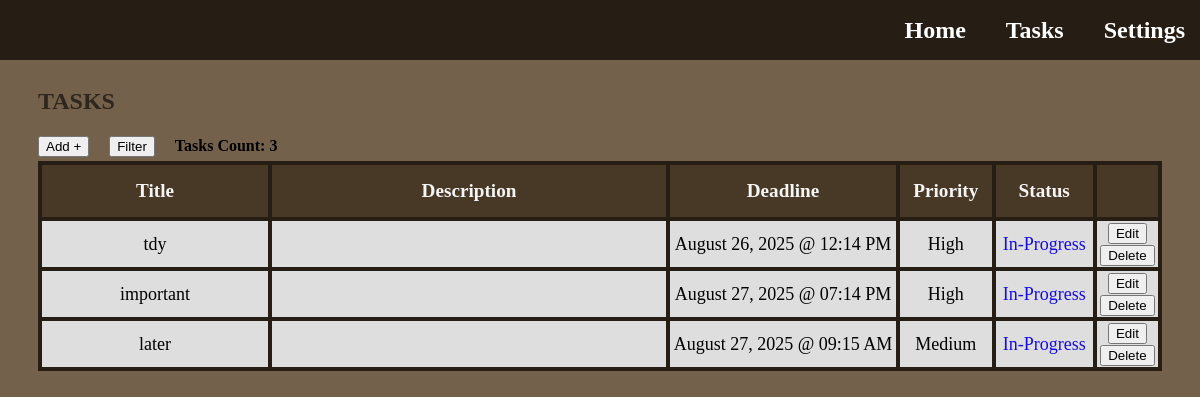
/tasks (signed in), run on an earlier commit of the app's database.
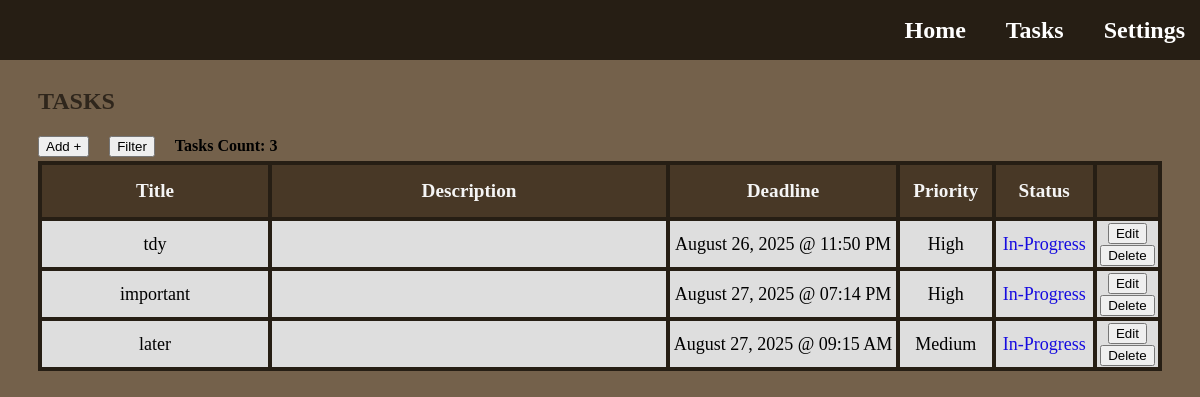
And on a later commit of the database.
### app.py (models this page shows)
class Task(db.Model):
    id = db.Column(db.Integer, primary_key=True)
    title = db.Column(db.String(128), nullable=False)
    description = db.Column(db.Text, nullable=True)
    priority = db.Column(db.String(50), nullable=False)
    deadline = db.Column(db.DateTime, nullable=True)
    status = db.Column(db.String(50), nullable=False, default='In-Progress')
    set_today_reminder = db.Column(db.Boolean, nullable=False, default=True)
    set_tomorrow_reminder = db.Column(db.Boolean, nullable=False, default=True)
    user_id = db.Column(db.Integer, db.ForeignKey('user.id'), nullable=False)
    user = db.relationship('User', backref=db.backref('tasks', lazy=True))

### app.py (the view, shortened to what this page needs)
@app.route('/tasks')
def tasks():
    user_id = session['user_id']
    sort_title = session.get('sort_title')
    sort_type = session.get('sort_type')
    filter_priorities = session.get('filter_priorities', [])
    filter_status = session.get('filter_status', [])
    filter_months = session.get('filter_months', [])
    filter_year = session.get('filter_year', None)
    filter_day = session.get('filter_day', None)
    priority_order_descending = case(
        (Task.priority == 'High', 1),
        (Task.priority == 'Medium', 2),
        (Task.priority == 'Low', 3),
    )
    priority_order_ascending = case(
        (Task.priority == 'Low', 1),
        (Task.priority == 'Medium', 2),
        (Task.priority == 'High', 3),
    )
    status_order_complete = case(
        (Task.status == 'Complete', 1),
        (Task.status == 'In-Progress', 2)
    )
    status_order_in_progress = case(
        (Task.status == 'In-Progress', 1),
        (Task.status == 'Complete', 2)
    )
    query = Task.query.filter_by(user_id=user_id)
    if filter_priorities: # Only true if not empty
        query = query.filter(Task.priority.in_(filter_priorities)) # Filter by checked priorities within given priority list
    if filter_status:
        query = query.filter(Task.status.in_(filter_status)) # Filter by checked status within given status list
    if filter_months:
        query = query.filter(extract('month', Task.deadline).in_(filter_months)) # Filter by checked months within given months list; extract(...) - returns month number from Task columns and matches to filter months list
    if filter_year:
        query = query.filter(extract('year', Task.deadline) == filter_year) # Filter by typed year; extracts year from deadline column in database
    if filter_day:
        query = query.filter(extract('day', Task.deadline) == filter_day) # Filter by typed day; extracts day from deadline column in database
    user_tasks = query.all()  # Get all tasks for this user according to the id, default order is by date task was created from earliest to latest
    user_tasks_count = query.count() # Gets the total count of tasks of the user
    return render_template('tasks.html', tasks=user_tasks, count=user_tasks_count, sort_title=sort_title, sort_type=sort_type, filter_priorities=filter_priorities, filter_status=filter_status, filter_months=filter_months, filter_year=filter_year, filter_day=filter_day)

### templates/tasks.html (shortened to what this page needs)
{% extends "base.html" %}
{% block content %}
  <h1 class="title-page">Tasks</h1>
  <div class="task-features">
    <button href="#" type="button" class="add-button" onclick="openPopup('add-task')">Add +</button>
    <button type="button" class="filter-sort-button" onclick="openPopup('filter-sort-task')">Filter</button>
    <h4>Tasks Count: {{ count }} </h2>
  </div>
  <section class="tasks-section">
      <table class="tasks-table">
        <thead class="table-header">
          <tr>
              <th class="task-title">Title</th>
              <th class="task-description">Description</th>
              <th class="task-deadline">Deadline</th>
              <th class="task-priority">Priority</th>
              <th class="task-status">Status</th>
              <th class="task-options"></th>
          </tr>
        </thead>
        <tbody id="task-body">
          {% for task in tasks %}
          <tr id="task-row">
            <td>{{ task.title }}</td>
            <td>{{ task.description }}</td>
            <td>{{ task.deadline.strftime('%B %d, %Y @ %I:%M %p')  }}</td>
            <td>{{ task.priority }}</td>
            <td class="task-status-data">
              <a href="{{ url_for('change_task_status', task_id=task.id)}}"
              class="task-status {{ task.status | lower | replace(' ', '-') }}">
                {{ task.status }}
              </a>
            </td>
            <td>
              <a>
                <button type="button" class="edit-button" onclick="openEditPopup(this, 'edit-task')"
                  data-id="{{ task.id }}"
                  data-title="{{ task.title }}"
                  data-description="{{ task.description }}"
                  data-priority="{{ task.priority }}"
                  data-deadline="{{ task.deadline.strftime('%B %d %Y @ %I:%M %p')  }}"
                  >
                  Edit
                </button>
              </a>
              <a href="{{ url_for('delete_task', task_id=task.id)}}">
                <button type="button" class="delete-button">Delete</button>
              </a>
            </td>
          </tr>
          {% else %}
          <tr>
            <td colspan="6">No tasks available.</td>
          </tr>
          {% endfor %}
        </tbody>
      </table>
  </section>
{% endblock %}

### templates/base.html (shortened to what this page needs)
<!DOCTYPE html>
<html lang="en">
<head>
    <link rel="stylesheet" href="{{ url_for('static', filename='style.css') }}">
</head>
<body class="homepage">
    <header class="navbar">
        <nav class="navbar-links">
            <a href="{{ url_for('home') }}">Home</a>
            <a href="{{ url_for('tasks') }}">Tasks</a>
            <a href="{{ url_for('settings') }}">Settings</a>
        </nav>
    </header>
    <main>
        {% block content %}{% endblock %}
    </main>
</body>
</html>

### static/style.css (style rules this page uses)
html, body { min-width: 800px; overflow-x: auto; }
.title-page { margin-top: 80px; margin-left: 30px; font-size: x-large; font-weight: bolder; text-transform: uppercase; font-family: 'Lucida Handwriting'; color: #2f261c; }
.homepage { background-color: #74614b; }
.navbar { background-color: #261e14; position: fixed; top: 0; left: 0; width: 100%; height: 60px; padding-left: 5px; display: flex; justify-content: flex-end; align-items: center; z-index: 1000; }
.navbar-links { display: flex; gap: 20px; }
.navbar-links a { font-family: 'Lucida Handwriting'; color: white; margin-right: 20px; font-weight: bold; font-size: 24px; text-decoration: none; }
.tasks-section { margin-left: 30px; margin-right: 30px; display: flex; justify-content: center; }
.tasks-table { border-collapse: collapse; width: 100%; height: 50%; table-layout: fixed; }
.tasks-table th, .tasks-table td { border: 4px solid #261e14; color: black; font-size: large; text-align: center; background: rgb(222, 222, 222); }
.tasks-table th { color: whitesmoke; font-weight: bolder; font-size: larger; height: 50px; background-color: #483826; }
.task-title { width: 20%; }
.task-description { white-space: normal; word-break: break-word; max-width: 400px; width: 35%; }
.task-deadline { width: 20%; }
.task-priority { width: 8%; }
.task-status { width: 8.5%; }
.task-options { width: 8.5; }
.task-status-data { text-decoration: none; color: white }
.task-status.in-progress { color: rgb(22, 11, 224); text-decoration: none; }
.task-features { margin-left: 30px; margin-right: 30px; height: 30px; display: flex; justify-content: flex-start; align-items: center; gap: 20px; }
.add-button { color: black; text-decoration: none; }

What changed in the data, as far as the page shows it:
changed Task "tdy": deadline "August 26, 2025 @ 12:14 PM" → "August 26, 2025 @ 11:50 PM"
